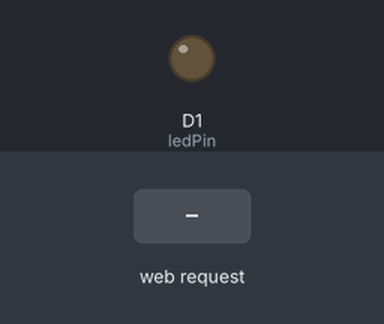
The sketch below on a simulated ESP8266 (NodeMCU). On the bench: output pins drawn as LEDs (lit = HIGH). Inputs (shaded band) come from the test bench. WiFi joins after 1.5 s; servers stay silent unless stated; what the sketch prints to the serial monitor is not drawn.

Above: at 2.7 s.
2.8 s: HTTP request GET /LED=ON received
At 3.5 s:
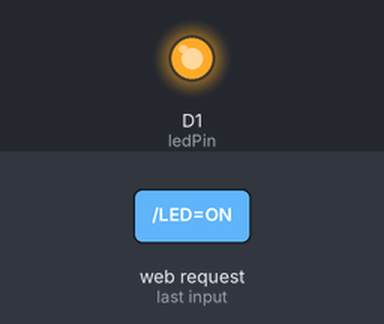
4.3 s: HTTP request GET /LED=OFF received
At 4.6 s:
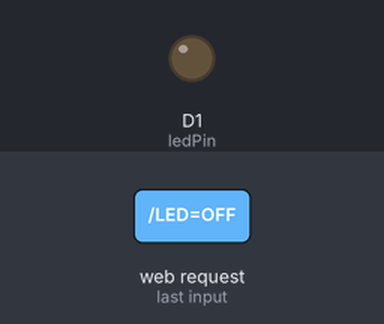
Timing chart, 0 to 7.3 s (numbered marks = the images above; inputs shaded):
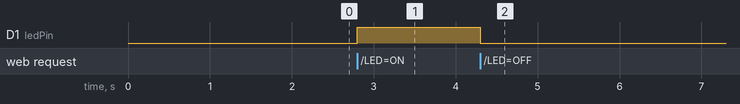

Measured:
- after the input at 2.8 s, D1 (ledPin): LOW → HIGH at once
- after the input at 4.3 s, D1 (ledPin): HIGH → LOW at once

The sketch:

wifi-led_blinking.ino
```cpp
#include <ESP8266WiFi.h>

// Replace with your Wi-Fi SSID and Password
const char* ssid = "Lenovo TAB 7";
const char* password = "12385674";

// Set the LED pin
const int ledPin = D1;  // GPIO5

WiFiServer server(80);

void setup() {
  // Initialize the LED pin as an output
  pinMode(ledPin, OUTPUT);
  digitalWrite(ledPin, LOW); // Start with the LED off

  // Start the Serial Monitor
  Serial.begin(115200);
  delay(10);

  // Connect to Wi-Fi
  Serial.println("Connecting to WiFi...");
  WiFi.begin(ssid, password);

  while (WiFi.status() != WL_CONNECTED) {
    delay(500);
    Serial.print(".");
  }

  Serial.println("");
  Serial.println("WiFi connected");
  Serial.println("IP address: ");
  Serial.println(WiFi.localIP());

  // Start the server
  server.begin();
}

void loop() {
  // Check if a client has connected
  WiFiClient client = server.available();
  if (!client) {
    return;
  }

  // Wait until the client sends some data
  while (!client.available()) {
    delay(1);
  }

  // Read the first line of the request
  String request = client.readStringUntil('\r');
  Serial.println(request);
  client.flush();

  // Match the request
  if (request.indexOf("/LED=ON") != -1)  {
    digitalWrite(ledPin, HIGH);   // Turn the LED on
  }
  if (request.indexOf("/LED=OFF") != -1)  {
    digitalWrite(ledPin, LOW);    // Turn the LED off
  }

  // Prepare the response
  String html = "<!DOCTYPE html><html>";
  html += "<head><meta name=\"viewport\" content=\"width=device-width, initial-scale=1\"></head>";
  html += "<body><h1>ESP8266 LED Control</h1>";
  html += "<p><a href=\"/LED=ON\"><button>Turn On</button></a></p>";
  html += "<p><a href=\"/LED=OFF\"><button>Turn Off</button></a></p>";
  html += "</body></html>";

  // Send the response to the client
  client.println("HTTP/1.1 200 OK");
  client.println("Content-Type: text/html");
  client.println("Connection: close");
  client.println();
  client.println(html);

  // Close the connection
  client.stop();
  Serial.println("Client disconnected");
}
```
